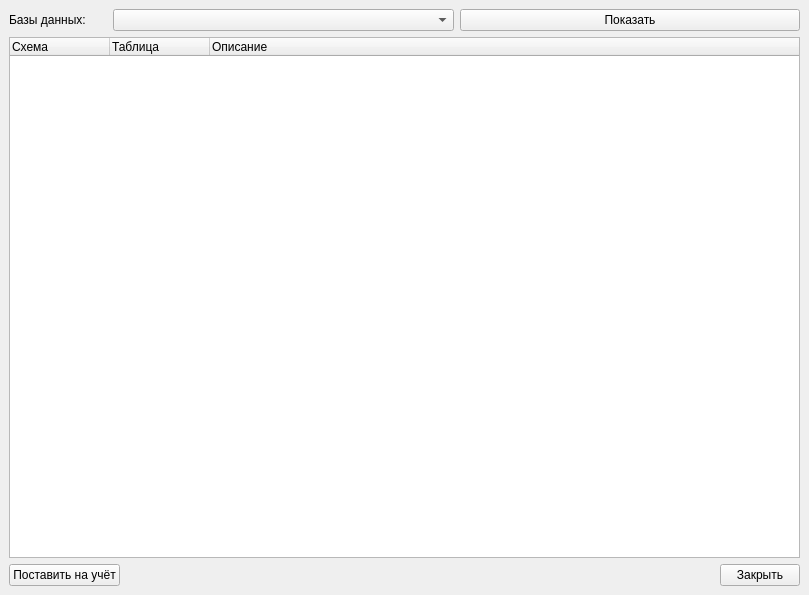
<?xml version="1.0" encoding="UTF-8"?>
<ui version="4.0">
 <class>MainWindow</class>
 <widget class="QMainWindow" name="MainWindow">
  <property name="geometry">
   <rect>
    <x>0</x>
    <y>0</y>
    <width>809</width>
    <height>595</height>
   </rect>
  </property>
  <property name="windowTitle">
   <string>MainWindow</string>
  </property>
  <widget class="QWidget" name="centralwidget">
   <layout class="QVBoxLayout" name="verticalLayout">
    <item>
     <layout class="QHBoxLayout" name="horizontalLayout_2">
      <item>
       <widget class="QLabel" name="label">
        <property name="maximumSize">
         <size>
          <width>98</width>
          <height>98</height>
         </size>
        </property>
        <property name="text">
         <string>Базы данных:</string>
        </property>
       </widget>
      </item>
      <item>
       <widget class="QComboBox" name="comboBox_db"/>
      </item>
      <item>
       <widget class="QPushButton" name="pushButton_ckeck">
        <property name="text">
         <string>Показать</string>
        </property>
       </widget>
      </item>
     </layout>
    </item>
    <item>
     <widget class="QTreeWidget" name="treeWidget">
      <column>
       <property name="text">
        <string>Cхема</string>
       </property>
      </column>
      <column>
       <property name="text">
        <string>Таблица</string>
       </property>
      </column>
      <column>
       <property name="text">
        <string>Описание</string>
       </property>
      </column>
     </widget>
    </item>
    <item>
     <layout class="QHBoxLayout" name="horizontalLayout">
      <item>
       <widget class="QPushButton" name="pushButton_get">
        <property name="text">
         <string>Поставить на учёт</string>
        </property>
       </widget>
      </item>
      <item>
       <spacer name="horizontalSpacer">
        <property name="orientation">
         <enum>Qt::Horizontal</enum>
        </property>
        <property name="sizeHint" stdset="0">
         <size>
          <width>40</width>
          <height>20</height>
         </size>
        </property>
       </spacer>
      </item>
      <item>
       <widget class="QPushButton" name="pushButton_close">
        <property name="text">
         <string>Закрыть</string>
        </property>
       </widget>
      </item>
     </layout>
    </item>
   </layout>
  </widget>
 </widget>
 <resources/>
 <connections/>
</ui>
